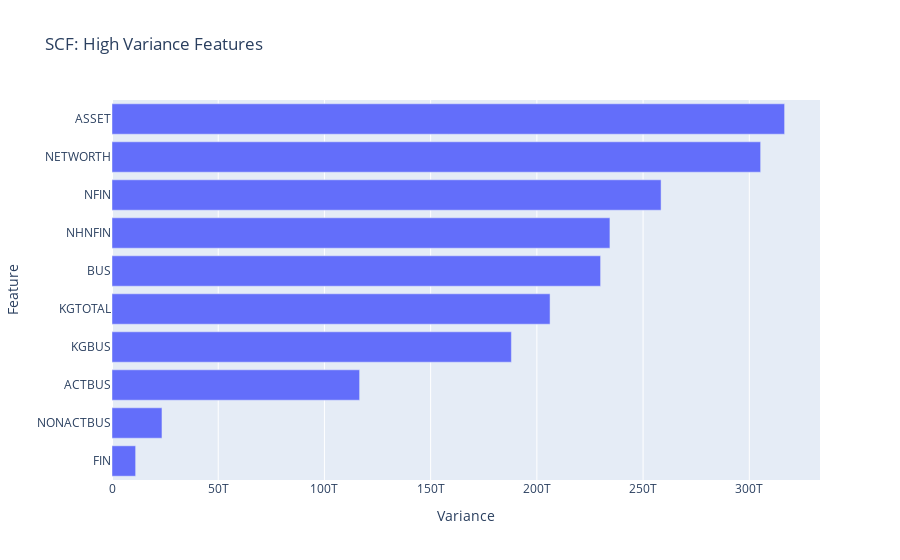

Notebook code for this chart:
### Code cell
fig = px.bar(
    x = top_ten_var,
    y = top_ten_var.index,
    title = "SCF: High Variance Features"
)
fig.update_layout(xaxis_title = "Variance",
                 yaxis_title = "Feature")
fig.show()

### Figure 1 — Plotly figure (JSON) as saved in the notebook; plotly's stock layout.template omitted (floating-point values rounded to 4 significant figures)
{"data": [{"alignmentgroup": "True", "hovertemplate": "x=%{x}<br>y=%{y}<extra></extra>", "legendgroup": "", "marker": {"color": "#636efa", "pattern": {"shape": ""}}, "name": "", "offsetgroup": "", "orientation": "h", "showlegend": false, "textposition": "auto", "type": "bar", "x": [11120000000000.0, 23520000000000.0, 116600000000000.0, 188000000000000.0, 206200000000000.0, 230000000000000.0, 234400000000000.0, 258500000000000.0, 305300000000000.0, 316600000000000.0], "xaxis": "x", "y": ["FIN", "NONACTBUS", "ACTBUS", "KGBUS", "KGTOTAL", "BUS", "NHNFIN", "NFIN", "NETWORTH", "ASSET"], "yaxis": "y"}], "layout": {"barmode": "relative", "legend": {"tracegroupgap": 0}, "title": {"text": "SCF: High Variance Features"}, "xaxis": {"anchor": "y", "domain": [0, 1], "title": {"text": "Variance"}}, "yaxis": {"anchor": "x", "domain": [0, 1], "title": {"text": "Feature"}}}}
